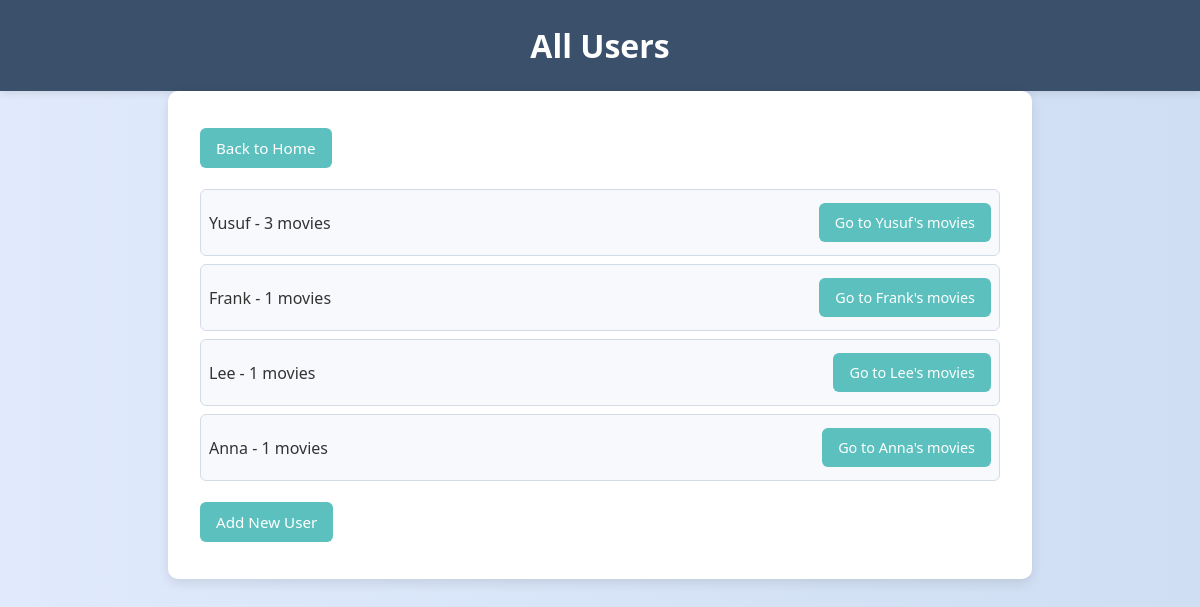
Screenshot of /users with the database file from the repository.
### models/user.py (models this page shows)
class User(db.Model):
    __tablename__ = 'users'
    user_id: Mapped[int] = mapped_column(primary_key=True, autoincrement=True)
    name: Mapped[str] = mapped_column(nullable=False, unique=True)
    movies = relationship("Movie", back_populates="user",
                          cascade="all, delete-orphan")

### app.py (the view)
@app.route('/users')
def list_users():
    users = data_manager.get_all_users()
    return render_template('users.html', users=users)

### data_managers/data_manager_sqlite.py (called while the page is built)
    def get_all_users(self):
        try:
            return db.session.scalars(select(User)).all()
        except SQLAlchemyError as e:
            print(f"Error retrieving users: {e}")
            return []

### templates/users.html (shortened to what this page needs)
<!DOCTYPE html>
<html lang="en">
<head>
    <link rel="stylesheet" href="{{ url_for('static', filename='styles.css') }}">
</head>
<body>
    <header>
        <h1>All Users</h1>
    </header>
    <main>
        <nav><a href="{{ url_for('home') }}" class="button">Back to Home</a></nav>
        {% if users %}
        <ul class="user-list">
            {% for user in users %}
                <li class="user-item">
                    <span>{{ user.name }} - {{ user.movies|length }} movies</span>
                    <a href="{{ url_for('user_movies', user_id=user.user_id) }}" class="button float-right">Go to {{ user.name }}'s movies</a>
                </li>
            {% endfor %}
        </ul>
        {% else %}
            <p>No users found.</p>
        {% endif %}
        <div style="margin-top: 1rem;">
            <a href="{{ url_for('add_user') }}" class="button">Add New User</a>
        </div>
    </main>
</body>
</html>

### static/styles.css (style rules this page uses)
body { font-family: 'Segoe UI', Tahoma, Geneva, Verdana, sans-serif; background: linear-gradient(to right, #e0eafc, #cfdef3); margin: 0; padding: 0; color: #333; }
header { background-color: #3a506b; color: white; padding: 1.5rem 2rem; text-align: center; box-shadow: 0 2px 8px rgba(0, 0, 0, 0.1); }
main { padding: 2rem; max-width: 800px; margin: auto; background-color: white; border-radius: 10px; box-shadow: 0 4px 12px rgba(0, 0, 0, 0.1); }
h1 { margin: 0; font-size: 2rem; }
nav { margin-bottom: 1rem; }
.button, button { display: inline-block; padding: 10px 16px; background-color: #5bc0be; color: white; text-decoration: none; border: none; border-radius: 6px; margin: 5px 0; cursor: pointer; transition: background-color 0.3s; }
.user-item { display: flex; justify-content: space-between; align-items: center; padding: 0.75rem; background-color: #f7f9fc; border: 1px solid #d3dce6; border-radius: 6px; margin-bottom: 0.5rem; }
.user-item .button { margin-left: 1rem; }
.user-list { list-style: none; padding: 0; }
.user-list li { margin: 0.5rem 0; padding: 0.5rem; background-color: #f7f9fc; border: 1px solid #d3dce6; border-radius: 6px; }
.user-list li a.button { margin-left: 1rem; font-size: 0.9rem; }
.button, button { display: inline-block; padding: 10px 16px; background-color: #5bc0be; color: white; text-decoration: none; border: none; border-radius: 6px; margin: 5px 0; cursor: pointer; font-size: 0.95rem; transition: background-color 0.3s; }

### rows the page displays
User: name "Yusuf", movies|length "3"
User: name "Frank", movies|length "1"
User: name "Lee", movies|length "1"
User: name "Anna", movies|length "1"
